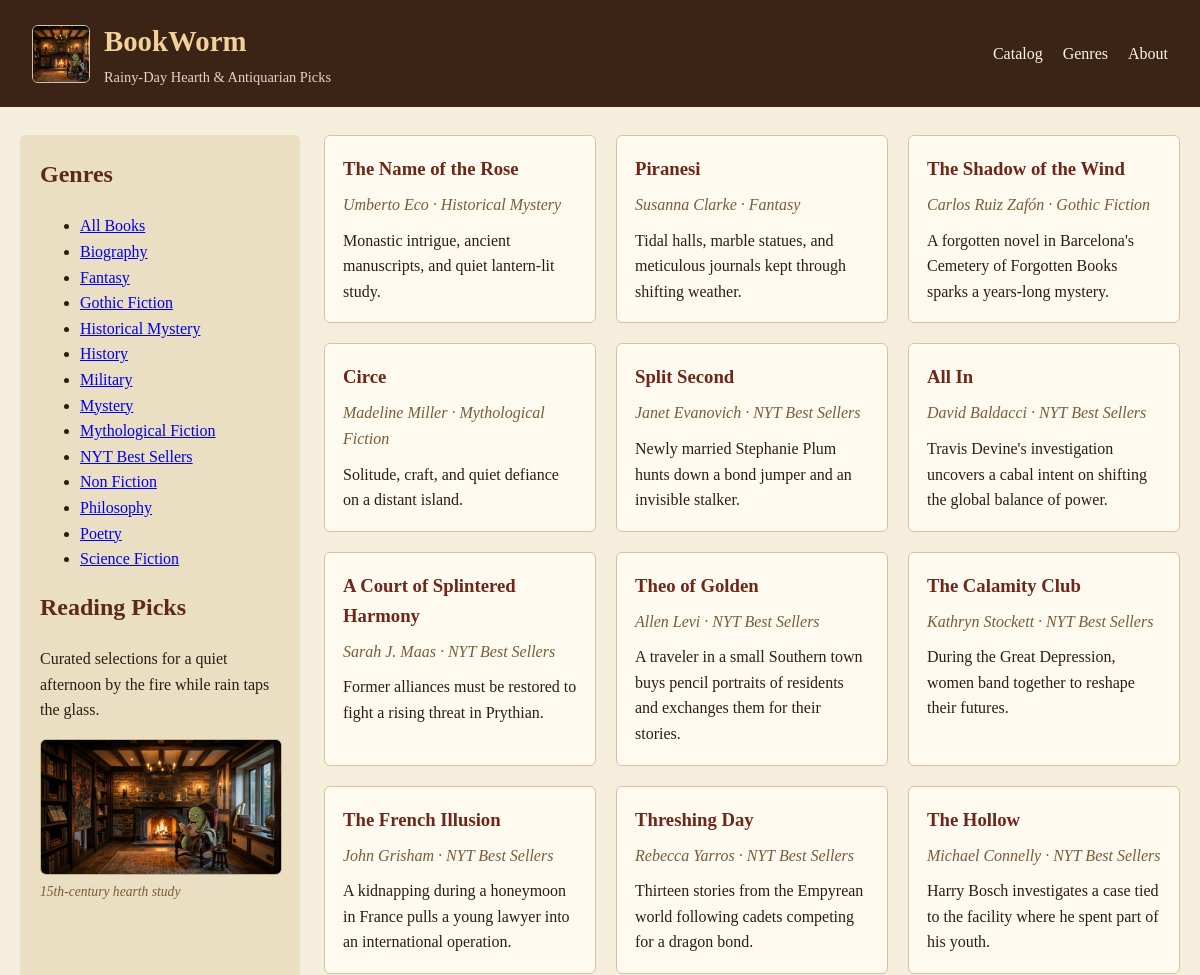
Before: / (upper part) with the older database file.
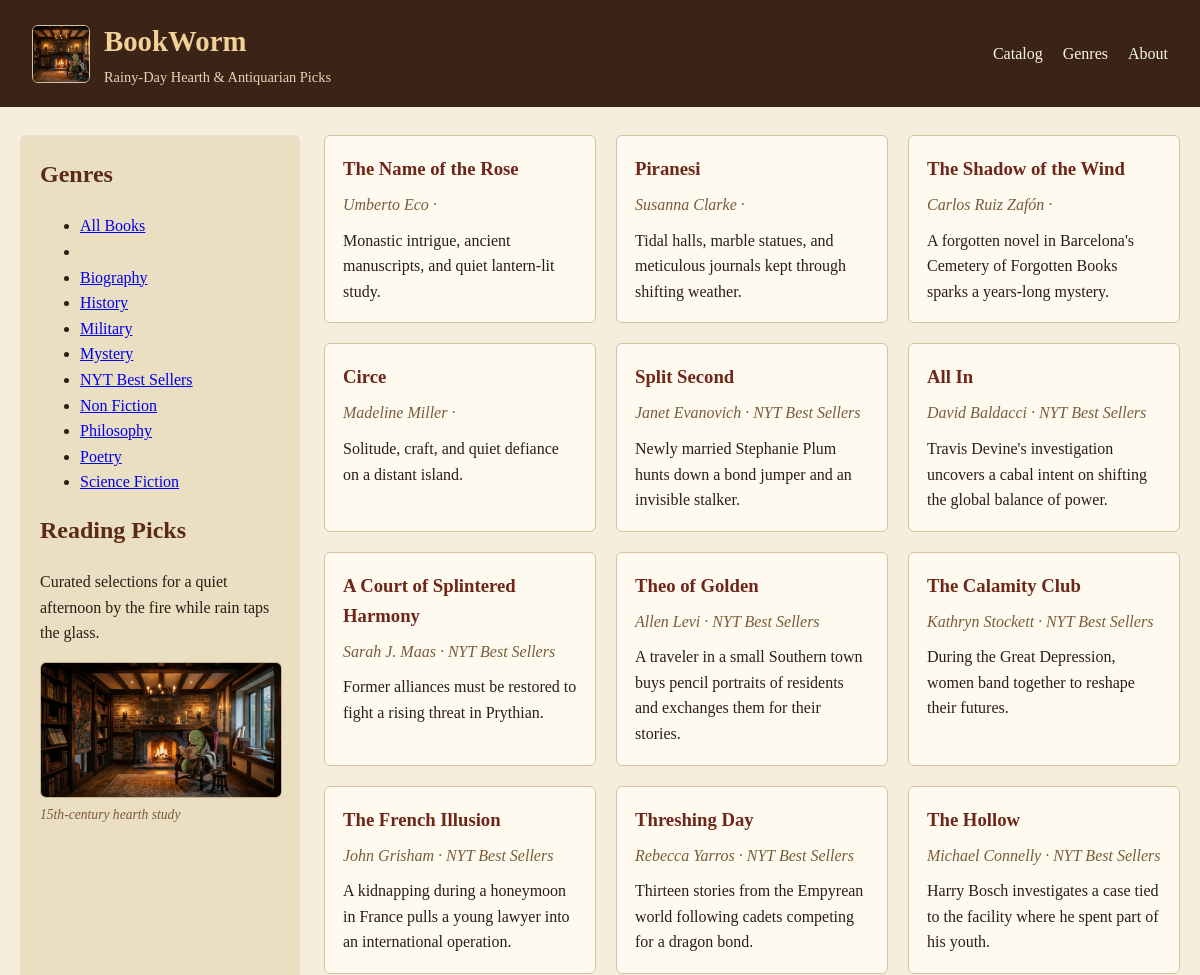
After: the same page with the newer database file.
### tables this page shows
CREATE TABLE books (
            id INTEGER PRIMARY KEY AUTOINCREMENT,
            title TEXT NOT NULL,
            author TEXT NOT NULL,
            genre TEXT NOT NULL,
            summary TEXT NOT NULL
        , category TEXT NOT NULL DEFAULT '');

### app.py (the view)
@app.route("/")
def index():
    selected_genre = request.args.get("genre", "All")
    books = get_books(selected_genre)
    genres = get_genres()
    logo_exists = os.path.exists(os.path.join(app.static_folder, "logo.png"))
    return render_template(
        "index.html",
        books=books,
        genres=genres,
        selected_genre=selected_genre,
        logo_exists=logo_exists,
    )

### app.py (called while the page is built)
def get_books(selected_genre=None):
    conn = sqlite3.connect(DB_PATH)
    conn.row_factory = sqlite3.Row
    if selected_genre and selected_genre != "All":
        rows = conn.execute(
            "SELECT id, title, author, genre, summary FROM books WHERE genre = ? ORDER BY id",
            (selected_genre,),
        ).fetchall()
    else:
        rows = conn.execute(
            "SELECT id, title, author, genre, summary FROM books ORDER BY id"
        ).fetchall()
    conn.close()
    return [dict(row) for row in rows]

def get_genres():
    conn = sqlite3.connect(DB_PATH)
    rows = conn.execute(
        "SELECT DISTINCT genre FROM books ORDER BY genre"
    ).fetchall()
    conn.close()
    return [row[0] for row in rows]

### templates/index.html (shortened to what this page needs)
<!DOCTYPE html>
<html lang="en">
<head>
  <link rel="stylesheet" href="{{ url_for('static', filename='style.css') }}">
</head>
<body>
  <header class="site-header">
    <div class="brand-group">
      {% if logo_exists %}
        <img src="{{ url_for('static', filename='logo.png') }}" alt="BookWorm reading by a rainy fireplace" class="brand-thumb">
      {% endif %}
      <div>
        <h1 class="site-title">BookWorm</h1>
        <p class="site-tagline">Rainy-Day Hearth &amp; Antiquarian Picks</p>
      </div>
    </div>
    <nav class="nav-links">
      <a href="{{ url_for('index') }}#catalog">Catalog</a>
      <a href="{{ url_for('index') }}#genres">Genres</a>
      <a href="{{ url_for('index') }}#about">About</a>
    </nav>
  </header>
  <main class="page-layout">
    <aside class="sidebar">
      <h2 id="genres">Genres</h2>
      <ul class="genre-list">
        <li>
          <a href="{{ url_for('index') }}#catalog" class="{% if selected_genre == 'All' %}active-genre{% endif %}">All Books</a>
        </li>
        {% for genre in genres %}
          <li>
            <a href="{{ url_for('index', genre=genre) }}#catalog" class="{% if selected_genre == genre %}active-genre{% endif %}">{{ genre }}</a>
          </li>
        {% endfor %}
      </ul>
      <h2>Reading Picks</h2>
      <p id="about">Curated selections for a quiet afternoon by the fire while rain taps the glass.</p>
      {% if logo_exists %}
        <figure class="reading-scene">
          <img src="{{ url_for('static', filename='logo.png') }}" alt="Worm with glasses reading a book by a fireplace on a rainy day">
          <figcaption>15th-century hearth study</figcaption>
        </figure>
      {% endif %}
    </aside>
    <section id="catalog" class="book-grid">
      {% for book in books %}
        <article class="book-card">
          <h3 class="book-title">{{ book.title }}</h3>
          <p class="book-meta">{{ book.author }} &middot; {{ book.genre }}</p>
          <p class="book-summary">{{ book.summary }}</p>
        </article>
      {% endfor %}
    </section>
  </main>
</body>
</html>

### static/style.css (style rules this page uses)
body { margin: 0; font-family: Georgia, "Times New Roman", serif; color: #2b1d14; background-color: #f5eedc; line-height: 1.6; }
.site-header { display: flex; justify-content: space-between; align-items: center; padding: 18px 32px; background-color: #3b2416; color: #fbf5e6; }
.brand-group { display: flex; align-items: center; gap: 14px; }
.brand-thumb { width: 56px; height: 56px; object-fit: cover; border-radius: 6px; border: 1px solid #d4c3a3; }
.site-title { margin: 0; font-size: 1.8rem; color: #f3d299; }
.site-tagline { margin: 2px 0 0; font-size: 0.9rem; color: #e6d5b8; }
.nav-links { display: flex; gap: 20px; }
.nav-links a { color: #fbf5e6; text-decoration: none; }
.page-layout { display: grid; grid-template-columns: 280px 1fr; gap: 24px; max-width: 1200px; margin: 28px auto; padding: 0 20px; }
.sidebar { background-color: #eadec3; color: #2b1d14; padding: 20px; border-radius: 6px; }
.sidebar h2 { margin-top: 0; color: #5c2b16; }
.reading-scene { margin: 16px 0 0; }
.reading-scene img { width: 100%; max-wdith: 260px; height: auto; display: block; border-radius: 6px; border: 1px solid #c7b28e; }
.reading-scene figcaption { margin-top: 6px; font-size: 0.85rem; color: #7a5c38; font-style: italic; }
.book-grid { display: grid; grid-template-columns: repeat(auto-fit, minmax(240px, 1fr)); gap: 20px; align-content: start; }
.book-card { background-color: #fffaf0; border: 1px solid #d4c3a3; border-radius: 6px; padding: 18px; }
.book-title { margin: 0 0 8px; color: #6e2618; }
.book-meta { margin: 0 0 10px; color: #7a5c38; font-style: italic; }
.book-summary { margin: 0; color: #2b1d14; }

Changed rows visible on the page:
changed books "The Name of the Rose": genre "Historical Mystery" → (not shown)
changed books "Piranesi": genre "Fantasy" → (not shown)
changed books "The Shadow of the Wind": genre "Gothic Fiction" → (not shown)
changed books "Circe": genre "Mythological Fiction" → (not shown)
Other visible differences:
list line gone: "Fantasy"
list line gone: "Gothic Fiction"
list line gone: "Historical Mystery"
list line gone: "Mythological Fiction"
